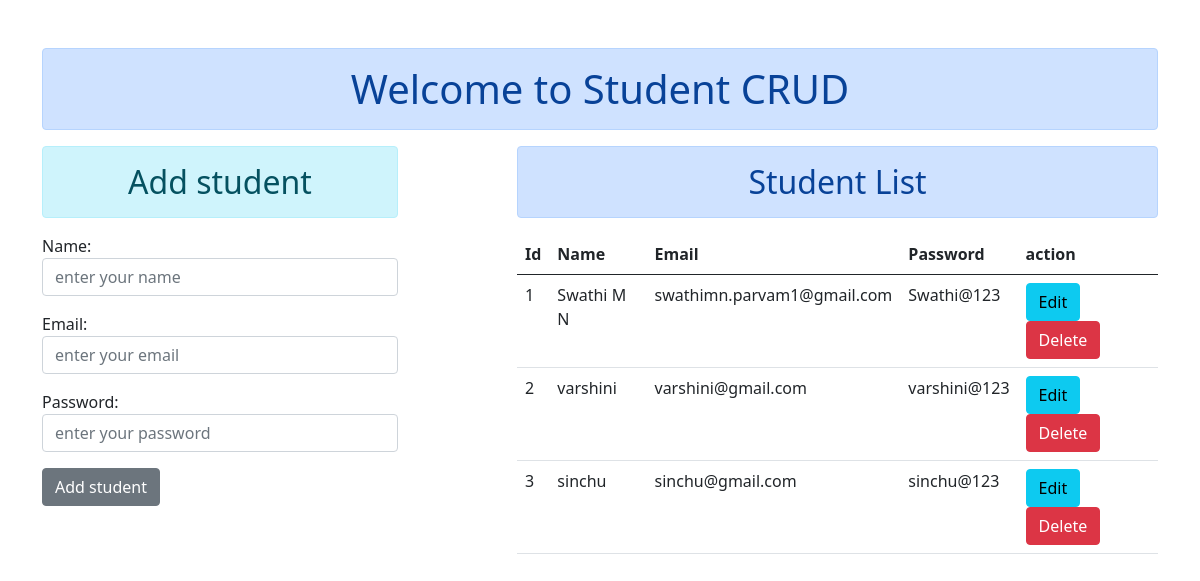
Page /home/ on the earlier database version.
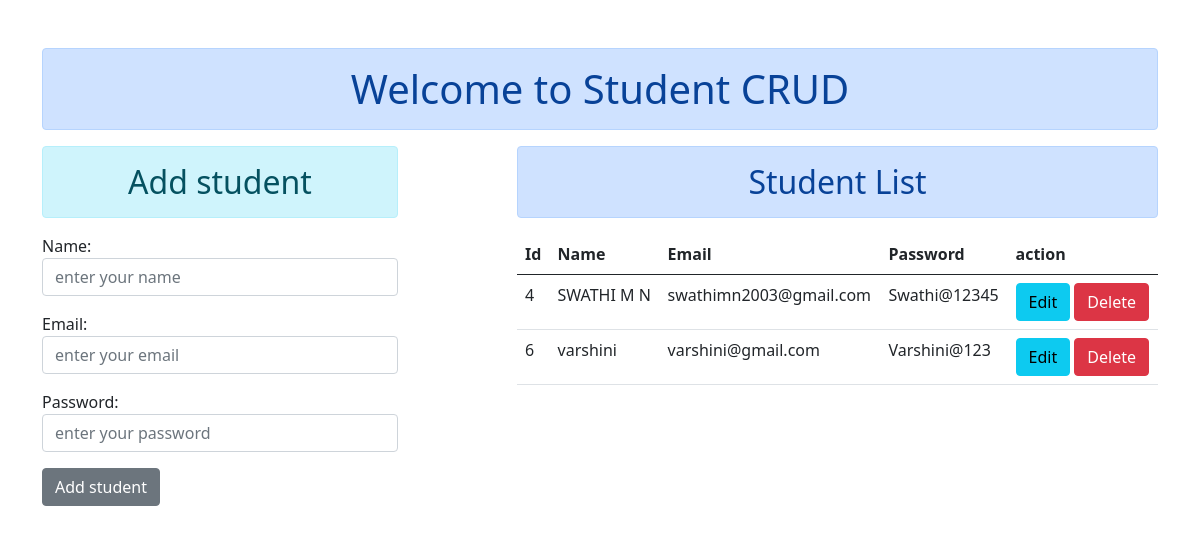
Same page on the later database version.
### std_crud/models.py (models this page shows)
class Student(models.Model):
    name=models.CharField(blank=False,max_length=200)
    email=models.EmailField(blank=False)
    password=models.CharField(blank=False,max_length=200)

### std_crud/views.py (the view)
# urls.py: 2. Add a URL to urlpatterns:  path('', views.home, name='home')
def home(request):
    if request.method == "POST":
        std_form=forms.StudentForm(request.POST)
        if std_form.is_valid():
            std_form.save()
            student_form=forms.StudentForm()
    else:
        student_form=forms.StudentForm()
    students=models.Student.objects.all()
    student_form=forms.StudentForm() #select * from students
    context={
        "students":students,
        "student_form":student_form
    }
    return render(request,"home.html",context)

### std_crud/forms.py
class StudentForm(forms.ModelForm):
    class Meta:
        model = models.Student
        fields = ["name","email","password"]
        widgets={
            "name":forms.TextInput(
            attrs={"class":"form-control","placeholder":"enter your name"}),
            "email": forms.EmailInput(
            attrs={"class":"form-control","placeholder":"enter your email"}),
            "password" : forms.TextInput(
                attrs={"class":"form-control","placeholder":"enter your password"}),
         }

### std_crud/templates/home.html (shortened to what this page needs)
{% extends "base.html" %}
{% block content %}
<div class="row">
   <div class="col-md-4 col-12">
      <h2 class="alert alert-info text-center">Add student</h2>
      <form action="{% url 'home' %}" method="post">
         {{student_form.as_p}}
         <input type="submit" class="btn btn-secondary" value="Add student">
      </form>
   </div>
   <div class="col-md-7 offset-md-1 col-12">
      <h2 class="alert alert-primary text-center">Student List</h2>
      <table class="table table-hover">
         <thead>
            <tr>
               <th>Id</th>
               <th>Name</th>
               <th>Email</th>
               <th>Password</th>
               <th>action</th>
            </tr>
         </thead>
         <tbody>
            {% for std in students %}
            <tr>
               <td>{{std.id}}</td>
               <td>{{std.name}}</td>
               <td>{{std.email}}</td>
               <td>{{std.password}}</td>
               <td>
                  <a href="{% url 'edit' std.id %}" class="btn btn-info">Edit</a>
                  <a href="{% url 'delete' std.id %}" class="btn btn-danger">Delete</a>
               </td>
            </tr>
            {% empty %}
            <td colspan="6">
               <h3 class="alert alert-warning">No students found</h3>
         </td>
            {% endfor %}
         </tbody>
      </table>
   </div>
   {% endblock content %}

### std_crud/templates/base.html (shortened to what this page needs)
{% load static %}
<!DOCTYPE html>
<html lang="en">
<head>
    <link rel="stylesheet" href="{% static 'css/bootstrap.min.css'%}">
</head>
<body>
 <div class="container mt-5">
    <h1 class="alert alert-primary text-center">Welcome to Student CRUD</h1>
    {% block content %}
    {% endblock content %}
</div>
</body>
</html>

Differences in the rows shown:
removed Student: id "1", name "Swathi M N", email "swathimn.parvam1@gmail.com", password "Swathi@123"
removed Student: id "2", name "varshini", email "varshini@gmail.com", password "varshini@123"
removed Student: id "3", name "sinchu", email "sinchu@gmail.com", password "sinchu@123"
added Student: id "4", name "SWATHI M N", email "swathimn2003@gmail.com", password "Swathi@12345"
added Student: id "6", name "varshini", email "varshini@gmail.com", password "Varshini@123"
